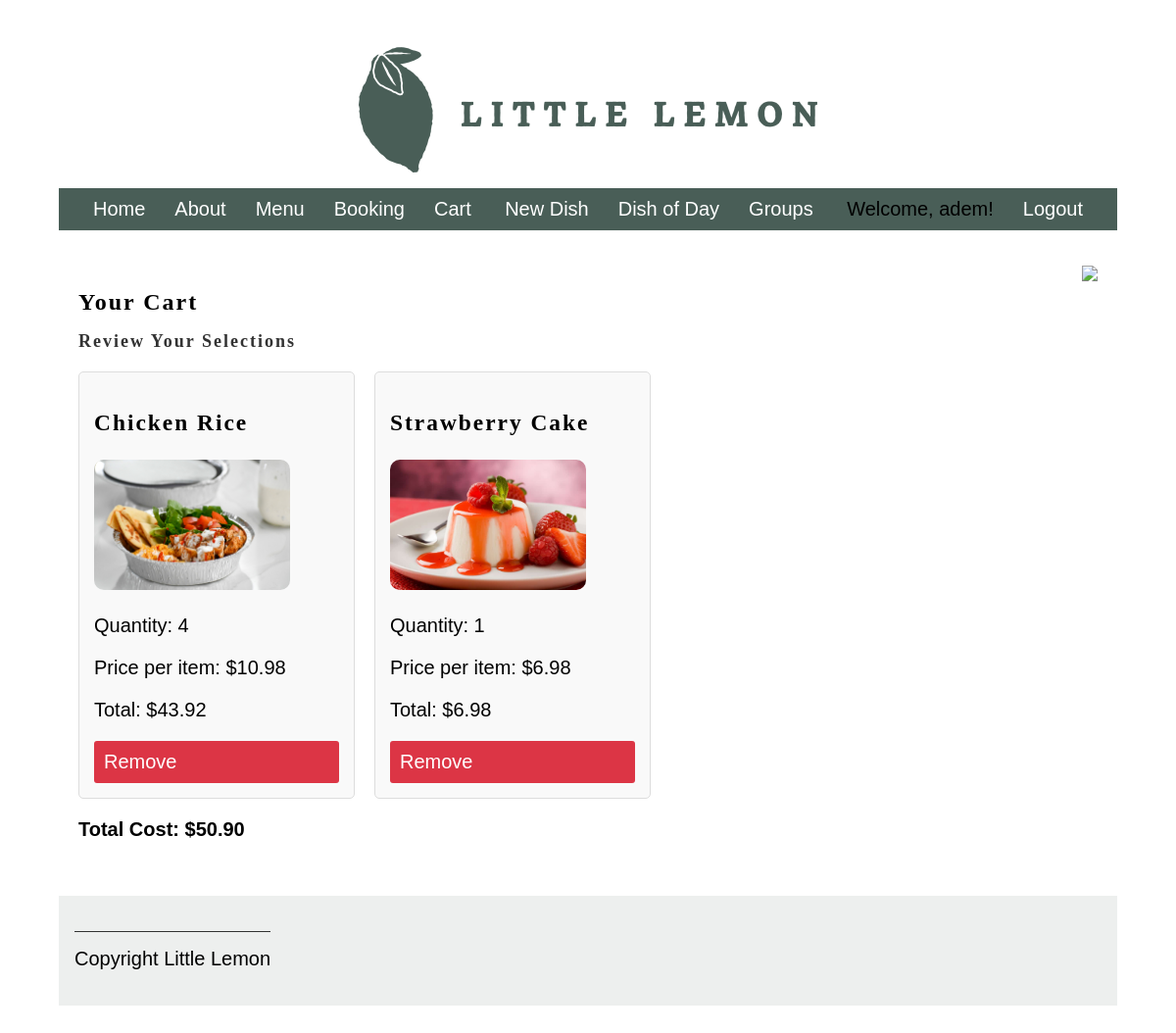
The app's page /cart/ (signed in) with its own data.
### restaurant/models.py (models this page shows, shortened)
class CartItem(models.Model):
    cart = models.ForeignKey(Cart, related_name="items", on_delete=models.CASCADE)
    menu_item = models.ForeignKey(Menu, on_delete=models.CASCADE)
    quantity = models.PositiveIntegerField(default=1)
    @property
    def total_price(self):
        return self.menu_item.price * self.quantity

class Menu(models.Model):
    CATEGORY_CHOICES = [
        ('appetizer', 'Appetizer'),
        ('main_course', 'Main Course'),
        ('dessert', 'Dessert'),
        ('beverage', 'Beverage'),
    ]
    title = models.CharField(max_length=100)
    price = models.DecimalField(max_digits=5, decimal_places=2)
    inventory = models.IntegerField()
    image = models.ImageField(upload_to='img_upload/', default='menu_images/default_image.png')  # Allow null/blank for existing items
    category = models.CharField(max_length=20, choices=CATEGORY_CHOICES, null=True, blank=True)
    dish_of_the_day = models.BooleanField(default=False)  # Allow null/blank

class Cart(models.Model):
    user = models.OneToOneField(User, on_delete=models.CASCADE, null=True, blank=True)
    created_at = models.DateTimeField(auto_now_add=True)
    @property
    def total_cost(self):
        return sum(item.total_price for item in self.items.all())

### restaurant/views.py (the view, shortened to what this page needs)
# urls.py: path('cart/', views.cart_detail, name='cart_detail'),
def cart_detail(request):
    if request.user.is_authenticated:
        cart = Cart.objects.filter(user=request.user).first()
    return render(request, 'cart_detail.html', {'cart': cart})

### restaurant/templatetags/custom_filters.py (called while the page is built)
@register.filter
def is_in_group(user, group_name):
    return user.groups.filter(name=group_name).exists()

### templates/cart_detail.html (shortened to what this page needs)
{% extends 'base.html' %} {% load static %}  {% block content %}
<section class="cart-section">
  <div class="cart-content">
    <h1 class="cart-heading">Your Cart</h1>
    <h2 class="cart-tagline">Review Your Selections</h2>
    {% if cart.items.all %}
    <ul class="cart-items-list">
      {% for item in cart.items.all %}
      <li class="cart-item">
        <div class="cart-item-details">
          <h3>{{ item.menu_item.title }}</h3>
          <img
            src="{{ item.menu_item.image.url }}"
            alt="{{ item.menu_item.title }}"
            class="menu-image"
          />
          <p>Quantity: {{ item.quantity }}</p>
          <p>Price per item: ${{ item.menu_item.price }}</p>
          <p>Total: ${{ item.total_price }}</p>
        </div>
        <a
          href="{% url 'remove_from_cart' item.menu_item.id %}"
          class="remove-button"
          >Remove</a
        >
      </li>
      {% endfor %}
    </ul>
    <div class="cart-total">
      <p><strong>Total Cost:</strong> ${{ cart.total_cost }}</p>
    </div>
    {% else %}
    <p class="empty-cart-message">Your cart is empty.</p>
    <a href="{% url 'menu' %}" class="cta-button">Browse Menu</a>
    {% endif %}
  </div>
  <div class="cart-image">
    <img src="{% static 'img/cart_image.jpg' %}" />
  </div>
</section>
{% endblock %}

### templates/base.html (shortened to what this page needs)
{% load static %}
<!DOCTYPE html>
<html lang="en">
  <head>
    <link rel="stylesheet" href="{% static 'css/style.css' %}" />
  </head>
  <body>
    <header>
      <img src="{% static 'img/logo.png' %}" alt="Little Lemon Logo" />
      <nav>
        <div class="nav-container">
          <ul class="nav-left">
            <li><a href="{% url 'home' %}">Home</a></li>
            <li><a href="{% url 'about' %}">About</a></li>
            <li><a href="{% url 'menu' %}">Menu</a></li>
            <li><a href="{% url 'book_table' %}">Booking</a></li>
            <li><a href="{% url 'cart_detail' %}">Cart</a></li>
          </ul>
          {% load custom_filters %}
          <ul class="nav-center">
            {% if user.is_superuser or user|is_in_group:"manager" %}
            <li><a href="{% url 'add_menu_item' %}">New Dish</a></li>
            <li><a href="{% url 'dish_of_the_day' %}">Dish of Day</a></li>
            <li><a href="{% url 'manage_groups' %}">Groups</a></li>
            {% endif %}
          </ul>
          <ul class="nav-right">
            {% if user.is_authenticated %}
            <li>Welcome, {{ user.username }}!</li>
            <li><a href="{% url 'Logout' %}">Logout</a></li>
            {% else %}
            <li><a href="{% url 'Login' %}">Login</a></li>
            <li><a href="{% url 'register' %}">Register</a></li>
            {% endif %}
          </ul>
        </div>
      </nav>
    </header>
    <main>
      {% block content %}{% endblock %}
    </main>
    <footer>
      <p>Copyright {{ current_year }} Little Lemon</p>
    </footer>
  </body>
</html>

### static/css/style.css (style rules this page uses)
body { font-family: 'Karla', sans-serif; margin-top: 3rem; margin-bottom: 3rem; margin-left: 5%; margin-right: 5%; }
h1, h2, h3, h4, h5, h6 { font-family: 'Markazi Text', serif; letter-spacing: 2px;; }
h1 { font-size: 4rem; margin-top: 1.5rem; margin-bottom: 0; }
h2 { font-size: 2.5rem; color: #333333; margin:1rem 0; }
p, ul { font-size: 1.25rem;; }
a { color: #EE9972; text-decoration: none; }
header img { display: block; margin-left: auto; margin-right: auto; max-width: 100%; height: auto; }
nav { display: flex; justify-content: space-between; align-items: center; background-color: #495E57; padding: 10px 20px; margin-top: 1rem; }
.nav-container { width: 100%; display: flex; justify-content: space-between; align-items: center; }
.nav-left, .nav-center, .nav-right { list-style: none; display: flex; margin: 0; padding: 0; }
.nav-left li, .nav-center li, .nav-right li { margin: 0 15px; }
.nav-left a, .nav-center a, .nav-right a { color: white; text-decoration: none; }
section { display: flex; gap: 2rem 1rem; margin-top: 1rem; margin-bottom: 1rem; flex-direction: row; }
footer { background-color: #EDEFEE; padding: 1rem; display: flex; gap: 2rem 1rem; }
footer p { border-top: #333333; border-style: solid; border-width: 0.1rem; border-bottom: none; border-left: none; border-right: none; text-align: right; padding-top: 1rem;; }
.menu-image { max-width: 100%; max-height: 250px; object-fit: cover; border-radius: 10px; }
.remove-button { background-color: #dc3545; color: white; border: none; padding: 10px; border-radius: 3px; cursor: pointer; }
.cart-section { display: flex; justify-content: space-between; padding: 20px; }
.cart-content { flex: 1; }
.cart-heading { font-size: 24px; font-weight: bold; }
.cart-tagline { font-size: 18px; margin-bottom: 20px; }
.cart-items-list { list-style: none; padding: 0; margin: 0; display: flex; flex-wrap: wrap; gap: 20px; }
.cart-item { border: 1px solid #ddd; border-radius: 5px; background-color: #f9f9f9; padding: 15px; display: flex; flex-direction: column; max-width: 250px; }
.cart-item-details { flex-grow: 1; }
.cart-total { margin-top: 20px; font-weight: bold; }
.menu-image { max-width: 80%; height: auto; }

### records on screen
CartItem: menu_item "Chicken Rice", menu_item.image (picture), quantity "4", menu_item.price "10.98", total_price "43.92"
CartItem: menu_item "Strawberry Cake", menu_item.image (picture), quantity "1", menu_item.price "6.98", total_price "6.98"
Cart: total_cost "50.90"

### other values on screen
{{ user.username }} "adem"
